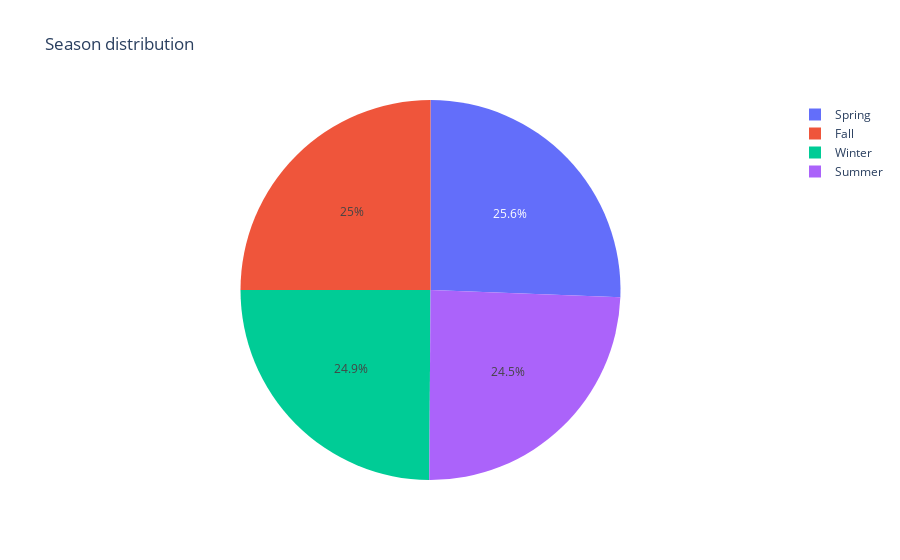

Notebook code for this chart:
### Markdown cell above
Seasonwise shoping distribution

### Code cell
px.pie(df,names='Season',title='Season distribution')

### Figure 1 — Plotly figure (JSON) as saved in the notebook; plotly's stock layout.template omitted (floating-point values rounded to 4 significant figures; data arrays with more than 128 entries replaced by an {"elided": "..."} marker saying what was removed)
{"data": [{"domain": {"x": [0, 1], "y": [0, 1]}, "hovertemplate": "Season=%{label}<extra></extra>", "labels": {"elided": "3900 str values"}, "legendgroup": "", "name": "", "showlegend": true, "type": "pie"}], "layout": {"legend": {"tracegroupgap": 0}, "title": {"text": "Season distribution"}}}
